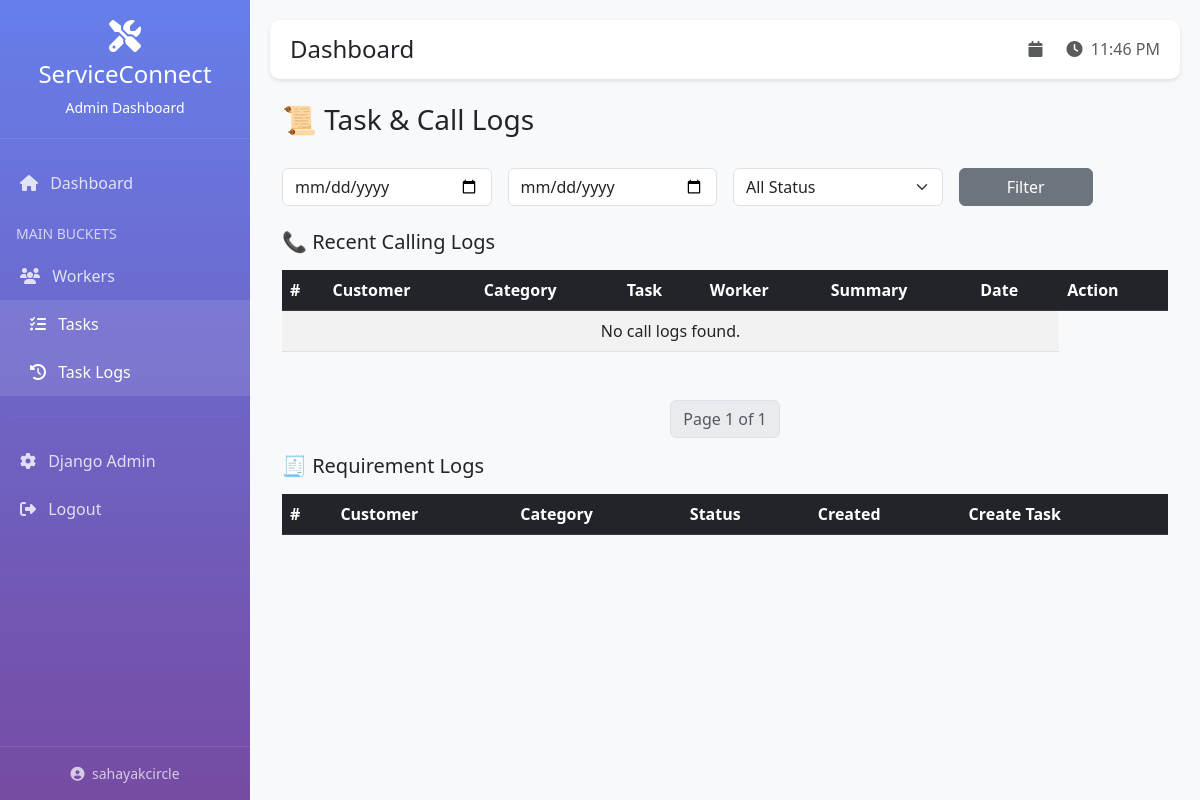
The app's page /dashboard/logs/ (signed in), older data.
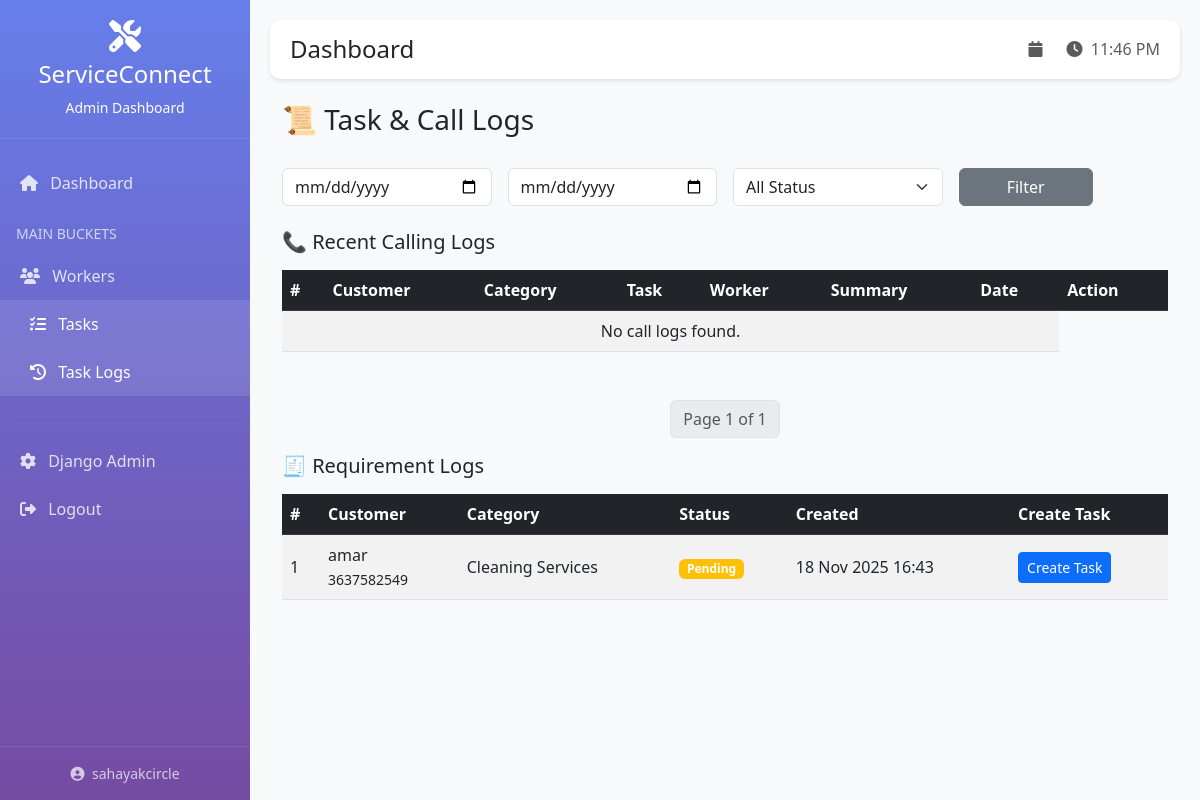
The same page, newer data.
### apps/requirements/models.py (models this page shows, shortened)
class Requirement(models.Model):
    id = models.CharField(
        primary_key=True,
        max_length=25,
        editable=False,
        unique=True
    )
    requirement_id = models.CharField(max_length=100, unique=True)
    name = models.CharField(max_length=200)
    number = models.CharField(max_length=15)
    location = models.TextField()
    category = models.ForeignKey(
        'categories.Category',
        on_delete=models.SET_NULL,
        null=True,
        related_name='requirements'
    )
    worker = models.ForeignKey(
        'workers.Worker',
        on_delete=models.SET_NULL,
        null=True,
        blank=True,
        related_name='requirements'
    )
    status = models.CharField(max_length=20, default='pending')
    scheduled_date = models.DateTimeField(blank=True, null=True)
    created_at = models.DateTimeField(auto_now_add=True)
    updated_at = models.DateTimeField(auto_now=True)

### apps/categories/models.py (models this page shows, shortened)
class Category(models.Model):
    id = models.CharField(
        primary_key=True,
        max_length=25,
        editable=False,
        unique=True
    )
    name = models.CharField(max_length=200)
    code = models.CharField(max_length=50, unique=True)
    category_type = models.CharField(
        max_length=20,
        choices=(('primary', 'Primary Category'), ('subcategory', 'Subcategory')),
        default='primary'
    )
    priority = models.IntegerField(default=0)
    parent = models.ForeignKey(
        'self',
        on_delete=models.CASCADE,
        null=True,
        blank=True,
        related_name='subcategories',
        limit_choices_to={'category_type': 'primary'}
    )
    created_at = models.DateTimeField(auto_now_add=True)
    updated_at = models.DateTimeField(auto_now=True)
    class Meta:
        db_table = 'categories'
        ordering = ['priority', 'name']

### apps/dashboard/views.py (the view)
# urls.py: path('logs/', views.task_log_history, name='task_log_history'),
@login_required(login_url='dashboard:login')
def task_log_history(request):
    logs_qs = CallingSummary.objects.select_related(
        "task", "worker", "category"
    ).order_by("-created_at")
    categories = Category.objects.all()
    paginator = Paginator(logs_qs, 10)  # 🔥 10 rows
    page_number = request.GET.get("page")
    calling_logs = paginator.get_page(page_number)
    requirements = Requirement.objects.all().order_by('-created_at')[:10]
    return render(request, "dashboard/task_log_history.html", {
        "calling_logs": calling_logs,
        "requirements": requirements,
        "categories": categories,
    })

### templates/dashboard/task_log_history.html (shortened to what this page needs)
{% extends 'dashboard/base.html' %}
{% block content %}
<div class="container mt-4">
  <div class="d-flex justify-content-between align-items-center mb-4">
    <h3>📜 Task & Call Logs</h3>
  </div>
  <form method="get" class="row g-3 mb-4">
    <div class="col-md-3"><input type="date" name="date_from" value="{{ date_from }}" class="form-control"></div>
    <div class="col-md-3"><input type="date" name="date_to" value="{{ date_to }}" class="form-control"></div>
    <div class="col-md-3">
      <select name="status" class="form-select">
        <option value="">All Status</option>
      </select>
    </div>
    <div class="col-md-2"><button class="btn btn-secondary w-100">Filter</button></div>
  </form>
  <h5 class="mb-3">📞 Recent Calling Logs</h5>
  <table class="table table-striped align-middle mb-5">
    <thead class="table-dark">
      <tr>
        <th>#</th>
        <th>Customer</th>
        <th>Category</th>
        <th>Task</th>
        <th>Worker</th>
        <th>Summary</th>
        <th>Date</th>
        <th>Action</th>
      </tr>
    </thead>
    <tbody>
     {% for log in calling_logs %}
      <tr>
        <td>{{ forloop.counter }}</td>
        <td>{{ log.task.cust_name|default:"—" }}</td>
        <td>{{ log.category.name|default:"—" }}</td>
        <td>{% if log.task %}#{{ log.task.id }}{% else %}—{% endif %}</td>
        <td>{{ log.worker.name|default:"—" }}</td>
        <td>
          <span class="badge bg-info text-dark">
            {{ log.action|title }}
          </span>
          <br>
          <small class="text-muted">{{ log.status }}</small>
        </td>
        <td>{{ log.created_at|date:"d M Y H:i" }}</td>
        <td>
          <button
            class="btn btn-outline-primary btn-sm"
            onclick="openLogDetail('{{ log.id }}')">
            View
          </button>
        </td>
      </tr>
      {% empty %}
      <tr>
        <td colspan="7" class="text-center">No call logs found.</td>
      </tr>
      {% endfor %}
    </tbody>
  </table>
  <nav>
  <ul class="pagination justify-content-center">
      <li class="page-item disabled">
        <span class="page-link">
          Page {{ calling_logs.number }} of {{ calling_logs.paginator.num_pages }}
        </span>
      </li>
    </ul>
  </nav>
  <h5 class="mb-3">🧾 Requirement Logs</h5>
  <table class="table table-striped align-middle">
    <thead class="table-dark">
      <tr><th>#</th><th>Customer</th><th>Category</th><th>Status</th><th>Created</th><th>Create Task</th></tr>
    </thead>
    <tbody>
      {% for req in requirements %}
      <tr>
        <td>{{ forloop.counter }}</td>
        <td>{{ req.name }}<br><small>{{ req.number }}</small></td>
        <td>{{ req.category.name }}</td>
        <td>
          <span class="badge
            {% if req.status == 'fulfilled' %}bg-success{% else %}bg-warning{% endif %}">
            {{ req.status|title }}
          </span>
        </td>
        <td>{{ req.created_at|date:"d M Y H:i" }}</td>
        <td>
          {% if req.status != 'fulfilled' %}
            <button
                class="btn btn-primary btn-sm create-task-btn"
                data-name="{{ req.name }}"
                data-phone="{{ req.number }}"
                data-category="{{ req.category.id }}"
                data-location="{{ req.location }}"
                data-req="{{ req.id }}">
              Create Task
            </button>
          {% else %}
            <span class="text-muted">—</span>
          {% endif %}
        </td>
      </tr>
      {% endfor %}
    </tbody>
</table>
</div>
{% endblock %}

Row changes from the older to the newer data that the page shows:
added Requirement: name "amar", number "3637582549", category.name "Cleaning Services", status "Pending", created_at "18 Nov 2025 16:43"
